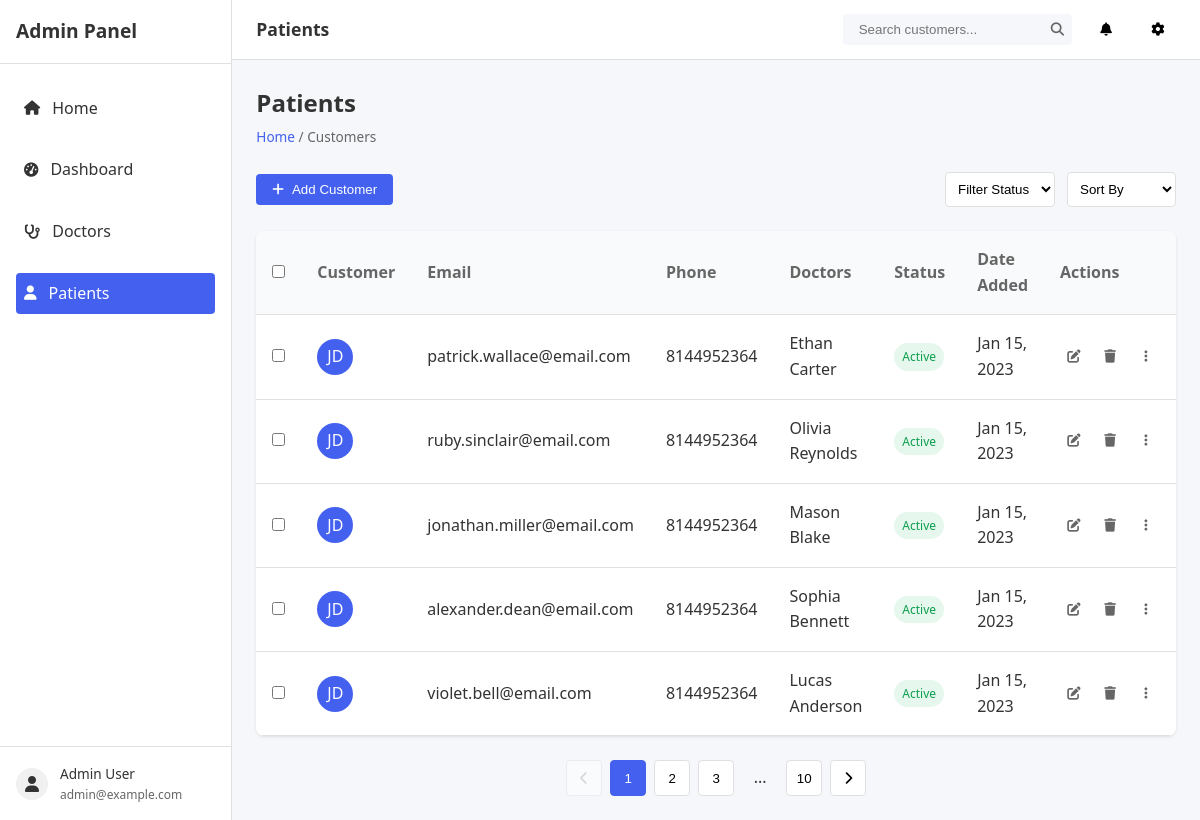
The app's page /patients/ with its own data.
### cmsApp/models.py (models this page shows, shortened)
class Patients(models.Model):
    name = models.CharField(max_length=250)
    email = models.EmailField(max_length=250)
    phone = models.CharField(max_length=25)
    image = models.ImageField(max_length=250, null=True, blank=True)
    doctor = models.ForeignKey(Doctors, on_delete= models.CASCADE)
    class Meta:
        db_table = "Patients"

class Doctors(models.Model):
    name = models.CharField(max_length=250)
    email = models.EmailField(max_length=250)
    phone = models.CharField(max_length=25)
    image = models.ImageField(max_length=250, null=True, blank= True)
    class Meta:
        db_table = "Doctors"
    def __str__(self):
        return self.name

### cmsApp/views.py (the view)
# urls.py: path('patients/', patients_view  ,name="patients_view"),
def patients_view(request):
    patients = Patients.objects.all()
    context = {"patients": patients }
    return render(request, "patient_list.html", context)

### cmsApp/templates/patient_list.html (shortened to what this page needs)
{% load static %}
<!DOCTYPE html>
<html lang="en">
<head>
  <link rel="stylesheet" href="{% static 'css/style_1.css' %}">
  <link rel="stylesheet" href="https://cdnjs.cloudflare.com/ajax/libs/font-awesome/6.4.0/css/all.min.css">
</head>
<body>
  <div class="dashboard">
    <aside class="sidebar">
        <div class="sidebar-header">
          <h2>Admin Panel</h2>
        </div>
        <nav class="sidebar-nav">
          <ul>
            <li >
              <a href="{% url 'home'  %}"><i class="fas fa-home"></i> Home</a>
            </li>
            <li>
              <a href="{% url 'home'  %}"><i class="fas fa-tachometer-alt"></i> Dashboard</a>
            </li>
            <li>
              <a href="{% url 'doctors_view'  %}"><i class="fas fa-stethoscope"></i> Doctors</a>
            </li>
            <li class="active" >
              <a href="{% url 'patients_view' %}"><i class="fas fa-user"></i> Patients</a>
            </li>
          </ul>
        </nav>
        <div class="sidebar-footer">
          <div class="user-info">
            <div class="user-avatar">
              <i class="fas fa-user"></i>
            </div>
            <div class="user-details">
              <p class="user-name">Admin User</p>
              <p class="user-email">admin@example.com</p>
            </div>
          </div>
        </div>
      </aside>
    <main class="main-content">
      <header class="header">
        <h1 class="site-title">Patients</h1>
        <div class="header-actions">
          <div class="search-container">
            <input type="text" placeholder="Search customers..." class="search-input">
            <button class="search-button">
              <i class="fas fa-search"></i>
            </button>
          </div>
          <button class="icon-button">
            <i class="fas fa-bell"></i>
          </button>
          <button class="icon-button">
            <i class="fas fa-cog"></i>
          </button>
        </div>
      </header>
      <div class="dashboard-content">
        <div class="page-header">
          <h1>Patients</h1>
          <div class="breadcrumb">
            <a href="index.html">Home</a> / Customers
          </div>
        </div>
        <div class="action-bar">
          <button class="btn btn-primary">
            <i class="fas fa-plus"></i> Add Customer
          </button>
          <div class="filter-options">
            <select class="filter-select">
              <option value="">Filter Status</option>
            </select>
            <select class="filter-select">
              <option value="">Sort By</option>
            </select>
          </div>
        </div>
        <div class="customer-table-container">
          <table class="customer-table">
            <thead>
              <tr>
                <th>
                  <input type="checkbox" class="select-all-checkbox">
                </th>
                <th>Customer</th>
                <th>Email</th>
                <th>Phone</th>
                <th>Doctors</th>
                <th>Status</th>
                <th>Date Added</th>
                <th>Actions</th>
              </tr>
            </thead>
            <tbody>
            {% for patient in patients %}
              <tr>
                <td>
                  <input type="checkbox" class="row-checkbox">
                </td>
                <td>
                  <div class="customer-info">
                    <div class="customer-avatar">JD</div>
                  </div>
                </td>
                <td>{{ patient.email }}</td>
                <td>{{ patient.phone }}</td>
                <td>{{ patient.doctor }}</td>
                <td><span class="status-badge status-active">Active</span></td>
                <td>Jan 15, 2023</td>
                <td>
                  <div class="action-buttons">
                    <button class="action-btn" title="Edit">
                      <i class="fas fa-edit"></i>
                    </button>
                    <button class="action-btn" title="Delete">
                      <i class="fas fa-trash"></i>
                    </button>
                    <button class="action-btn" title="More">
                      <i class="fas fa-ellipsis-v"></i>
                    </button>
                  </div>
                </td>
              </tr>
            {% endfor %}
            </tbody>
          </table>
        </div>
        <div class="pagination">
          <button class="pagination-btn" disabled>
            <i class="fas fa-chevron-left"></i>
          </button>
          <button class="pagination-btn pagination-btn-active">1</button>
          <button class="pagination-btn">2</button>
          <button class="pagination-btn">3</button>
          <span class="pagination-ellipsis">...</span>
          <button class="pagination-btn">10</button>
          <button class="pagination-btn">
            <i class="fas fa-chevron-right"></i>
          </button>
        </div>
      </div>
    </main>
  </div>
</body>
</html>

### records on screen
Patients: email "patrick.wallace@email.com", phone "8144952364", doctor "Ethan Carter"
Patients: email "ruby.sinclair@email.com", phone "8144952364", doctor "Olivia Reynolds"
Patients: email "jonathan.miller@email.com", phone "8144952364", doctor "Mason Blake"
Patients: email "alexander.dean@email.com", phone "8144952364", doctor "Sophia Bennett"
Patients: email "violet.bell@email.com", phone "8144952364", doctor "Lucas Anderson"
